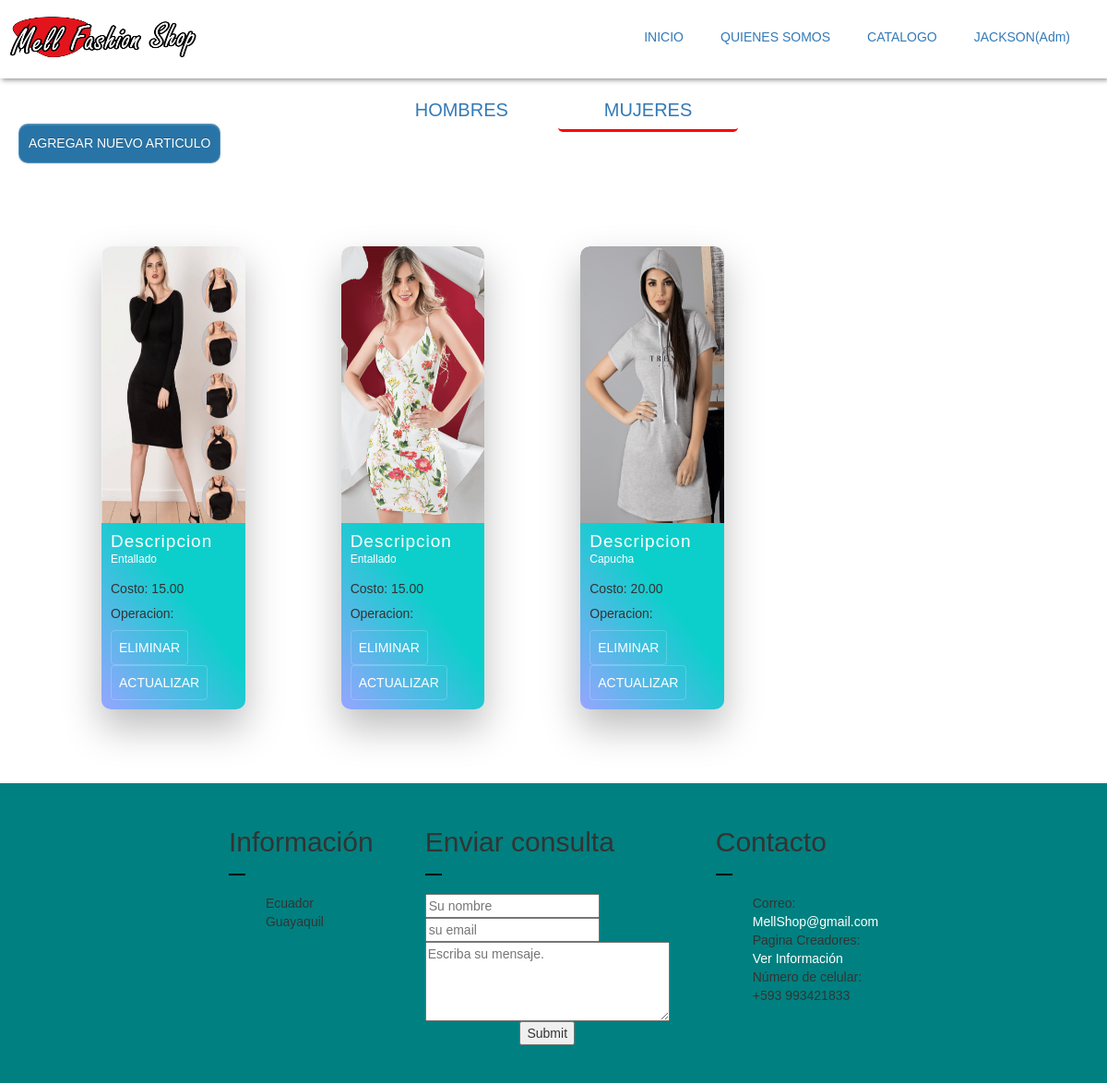
Page /index.php?c=User&a=showAllArticulosM (signed in) on the committed database.
### tables this page shows
CREATE TABLE `articulo` (
  `id_articulo` int(10) NOT NULL,
  `imagen` varchar(500) NOT NULL,
  `descripcion` varchar(500) NOT NULL,
  `costo` decimal(5,2) NOT NULL
);

### controller/User/UserController.php (called while the page is built, shortened)
<?php
    require_once 'model/DAO/ArticuloDAO.php';
    class UserController{
        private $art;
        public function __construct(){
            $this->art = new ArticuloDAO();
        }
        public function showAllArticulosM(){
            $res = $this->art->getAllArticuloM();
            require_once "views/dynamic/categoryM.php";
        }
    }
?>

### controller/RedirecController.php (called while the page is built, shortened)
<?php
    class RedirecController{
        public function router(){
            $action = (isset($_REQUEST['a'])) ? $_REQUEST['a']: 'index';
            $controller = new $controller;
            $controller->$action();
        }
    }
?>

### index.php (called while the page is built)
<?php
    require_once './controller/RedirecController.php';
    $ruter = new RedirecController();
    $ruter->router();
?>

### model/Connection.php (called while the page is built, shortened)
<?php
class Connection{
    private static $connection = null;
    public static function getConnection(){
        try{
            if(!isset(self::$connection)){
                self::$connection=new PDO("mysql:host=" . SERVIDORBD . "; port= ".PUERTO."; dbname=".NOMBREBD.";",USUARIO,PASSWORD);
                self::$connection->setAttribute(PDO::ATTR_ERRMODE,PDO::ERRMODE_EXCEPTION);
                self::$connection->exec("set character set utf8");
            }
        }catch(Exception $e){
        }
        return self::$connection;
    }
}
?>

### model/DAO/ArticuloDAO.php (called while the page is built, shortened)
<?php
    require_once 'model/Connection.php';
    class ArticuloDAO{
        private $con;
        public function __construct(){
            try{
                $this->con = Connection::getConnection();
            }catch(Exception $e){
                echo $e->getMessage();
            }
        }
        public function  getAllArticuloM(){
            $sql = "SELECT a.id_articulo,a.imagen,a.descripcion,a.costo,art.id_tipo,ag.id_genero FROM articulo a, articulo_tipo art, articulo_genero ag WHERE a.id_articulo=art.id_articulo AND a.id_articulo=ag.id_articulo and ag.id_genero=2";
            try{
                $stm = $this->con->prepare($sql);
                $stm->execute();
                return $stm->fetchAll(PDO::FETCH_ASSOC);
            }catch(PDOException $e){
                echo $e->getMessage();
            }
        }
    }
?>

### views/dynamic/categoryM.php (the view, shortened to what this page needs)
<!DOCTYPE html>
<html lang="en">
<head>
</head>
<body >
<div class="main2">
  <div class="nav-menuc">
    <nav>
    <a href="index.php?c=User&a=showAllArticulosH" >HOMBRES</a>
    <a href="index.php?c=User&a=showAllArticulosM" style="border-bottom:3px red solid;">MUJERES</a>
    </nav>
    <?php
        if(!empty($_SESSION)){
            if(isset($_SESSION['A'])){
              echo "<a class='btn btn-primary btn-sm float-right' href='index.php?a=dynamic&p=CrearArticulo'>Agregar Nuevo Articulo </a>";
            }
        }
    ?>
  </div>
  <ul class="cards">
   <?php foreach($res as $r):?>
    <li class="cards_item">
      <div class="card">
        <div class="card_image"><img width="100%" src='<?php echo $r["imagen"];?>'></div>
        <div class="card_content">
          <h2 class="card_title">Descripcion</h2>
          <p class="card_text"><?php echo $r['descripcion'];?>
          <p>Costo: <?php  echo $r['costo'];?></p></p>
          <h5 >Operacion:</h3>
          <?php
          if(!empty($_SESSION)){
              if(isset($_SESSION['A'])){
                echo "<button id='Eliminar' class='btn card_btn' name='subject' type='submit' value='".$r['id_articulo']." ".$r['id_genero']." ".$r['id_tipo']."'>Eliminar</button>";
                echo "<button id='Actualizar' class='btn card_btn' name='subject' type='submit' value='".$r['id_articulo']." ".$r['id_genero']." ".$r['id_tipo']."'>Actualizar</button>";
              }elseif(isset($_SESSION['C'])){
                echo "<button id='Agregar'  class='btn card_btn'  value='".$r['id_articulo']." ".$_SESSION['C']." ".$r['id_tipo']."'>Aregar a Deseos</button>";
              }
          }
          ?>
        </div>
      </div>
    </li>
  <?php
endforeach;?>
    </ul>
</div>
</body>
</html>

### assets/css/cat.css (style rules this page uses)
@media (min-width: 780px) { .card { box-shadow: 0 4px 8px 0 rgba(0,0,0,0.2); transition: 0.3s; width: 150px; margin: 20px; padding: 0; border-radius: 10px; } }
@media (min-width: 780px) { img { border-radius: 10px 10px 0 0; } }

### assets/css/login.css (style rules this page uses)
body { margin: 0; padding: 0; font-family: sans-serif; background-size: cover; }

### assets/css/style.css (style rules this page uses)
@media (min-width: 780px) { .card { box-shadow: 0 4px 8px 0 rgba(0,0,0,0.2); transition: 0.3s; width: 40%; border-radius: 5px; } }

### assets/css/card.css (style rules this page uses)
*, *::before, *::after { box-sizing: border-box; }
html { background-color: #ecf9ff; }
.main2 { max-width: 100%; margin: 0 auto; }
img { height: 300px; max-width: 100%; vertical-align: initial; }
.btn { color: #ffffff; padding: 0.8rem; font-size: 14px; text-transform: uppercase; border-radius: 4px; font-weight: 400; display: inline-block; width: auto; cursor: pointer; border: 1px solid rgba(255, 255, 255, 0.2); background: transparent; }
.cards { display: inline-block; }
.cards_item { display: inline-block; padding: 1.5rem; }
@media (min-width: 40rem) { .cards_item { width: 80%; } }
@media (min-width: 56rem) { .cards_item { padding: 40px; margin: 10px; width: 22.3333%; } }
.card { background-color: white; border-radius: 0.15rem; box-shadow: 0 20px 40px 1px rgba(0, 0, 0, 0.25); display: inline-block; border-radius: 10px; overflow: hidden; width: 100%; }
.card_content { padding: 1rem; background: linear-gradient(to bottom left, rgb(12, 207, 203) 40%, rgb(150, 165, 255) 100%); }
.card_title { color: #ffffff; font-size: 1.9rem; font-weight: 400; letter-spacing: 1px; text-transform: capitalize; margin: 0px; }
.card_text { color: #ffffff; font-size: 1.2rem; line-height: 1.5; margin-bottom: 1.25rem; font-weight: 400; }

### views/dynamic/categoryM.php (style rules this page uses)
a { text-decoration: none; }
li { list-style: none; }
.nav-menuc { padding:20px; }
nav { text-align: center; }
nav>a { height: 40px; padding:10px 50px; width:15%; font-size:20px; border-radius:5px; }
.nav-menuc >.btn-primary { padding:10px; background:#2874A6; color:white; border-radius:10px; }

### rows in the picture
articulo: imagen (picture), descripcion "Entallado", costo "15.00", $r['id_articulo'] 14 (drawn)
articulo: imagen (picture), descripcion "Entallado", costo "15.00", $r['id_articulo'] 16 (drawn)
articulo: imagen (picture), descripcion "Capucha", costo "20.00", $r['id_articulo'] 17 (drawn)

### other values in the picture
$_SESSION['A'] "JACKSON"
